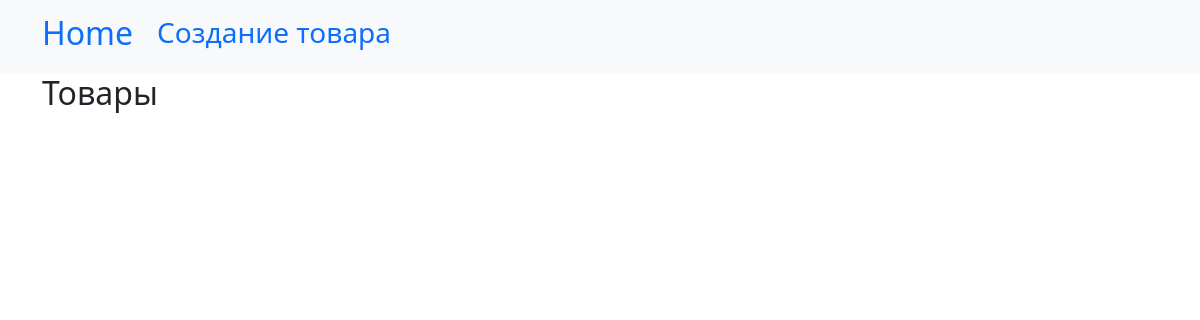
/, run on an earlier commit of the app's database.
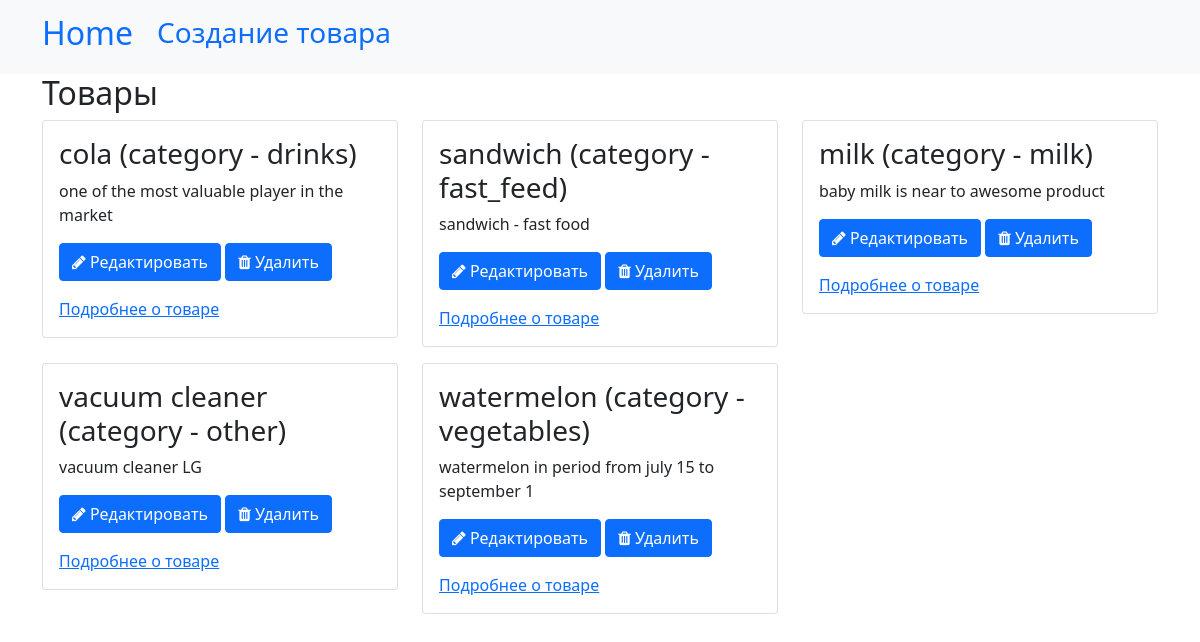
And on a later commit of the database.
### market/models.py (models this page shows, shortened)
class Product(models.Model):
    name = models.CharField(max_length=100, null=False, blank=False, verbose_name="Наименование товара")
    description = models.TextField(max_length=2000, null=True, blank=True, verbose_name="Описание товара")
    categories = models.CharField(max_length=100, choices=CATEGORY, verbose_name="Категория", default="other")
    balance = models.PositiveIntegerField(verbose_name="Остаток товара")
    price = models.DecimalField(max_digits=7, decimal_places=2, verbose_name="Цена товара")
    class Meta:
        db_table = "market"
        verbose_name = "Товар"
        verbose_name_plural = "Товары"

### market/views.py (the view)
# urls.py: path("", index_view, name="index_view"),
def index_view(request,):
    products = Product.objects.filter(balance__gte=1)
    products = products.order_by("categories", "name")
    context = {"products": products}
    return render(request, "index.html", context)

### market/templates/index.html (shortened to what this page needs)
{% extends "base.html" %}
{% load static %}
{% block nav %}
    <li class="nav-item">
<a class="nav-link" href="{% url "create" %}"><h3>Создание товара</h3></a>
</li>
{% endblock %}
{% block content %}
    <h2>Товары</h2>
    <div class="row">
        {% for product in products %}
            <div class="col-12 col-md-6 col-lg-4">
                <div class="card mb-3">
                    <div class="card-body">
                        <h3>{{ product.name }} (category - {{ product.categories}})</h3>
                        <p>{{ product.description }}</p>
                        <a class="btn btn btn-primary" href="{% url "update_product" pk=product.pk %}" role="button"><i class="fa fa-pencil"></i> Редактировать</a>
                        <a class="btn btn btn-primary" href="{% url "delete" pk=product.pk %}" role="button"><i class="fa fa-trash"></i> Удалить</a>
                        <a href="{% url "product_view" pk=product.pk %}">Подробнее о товаре</a>
                    </div>
                </div>
            </div>
        {% endfor %}
    </div>
{% endblock %}

### market/templates/base.html (shortened to what this page needs)
<!DOCTYPE html>
<html lang="en">
<head>
    <link rel="stylesheet" href="https://cdnjs.cloudflare.com/ajax/libs/font-awesome/4.7.0/css/font-awesome.min.css">
    <link href="https://cdn.jsdelivr.net/npm/bootstrap@5.0.2/dist/css/bootstrap.min.css" rel="stylesheet">
</head>
<body>
<nav class="navbar navbar-expand-lg bg-light">
  <div class="container">
    <a class="navbar-brand" href="{% url "index_view" %}"><h2>Home</h2></a>
    <div class="collapse navbar-collapse" id="navbarNavAltMarkup">
      <div class="navbar-nav">
          {% block nav %}
          {% endblock %}
      </div>
    </div>
  </div>
</nav>
<div class="container">
 {% block content %}{% endblock %}
</div>
</body>
</html>

What changed in the data, as far as the page shows it:
added Product: name "cola", categories "drinks", description "one of the most valuable player in the market"
added Product: name "sandwich", categories "fast_feed", description "sandwich - fast food"
added Product: name "milk", categories "milk", description "baby milk is near to awesome product"
added Product: name "vacuum cleaner", categories "other", description "vacuum cleaner LG"
added Product: name "watermelon", categories "vegetables", description "watermelon in period from july 15 to september 1"
